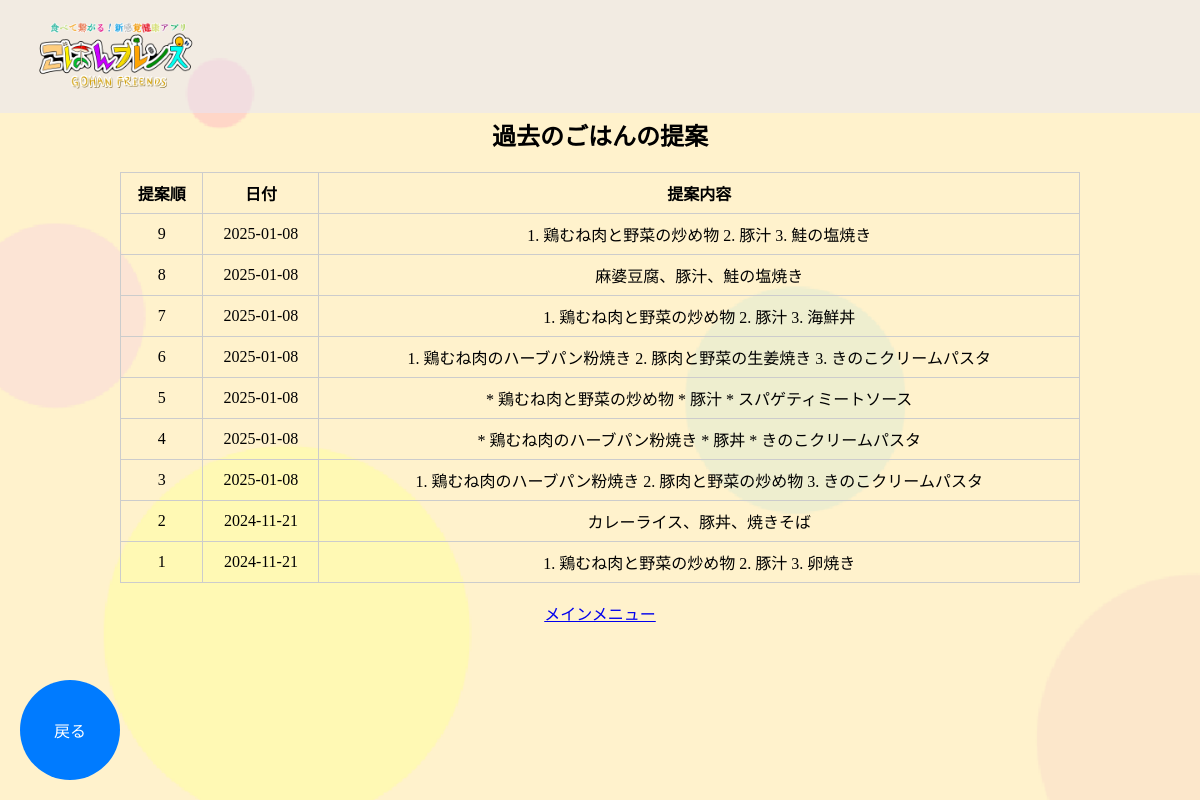
Page /sugg/sugg_hist on the earlier database version.
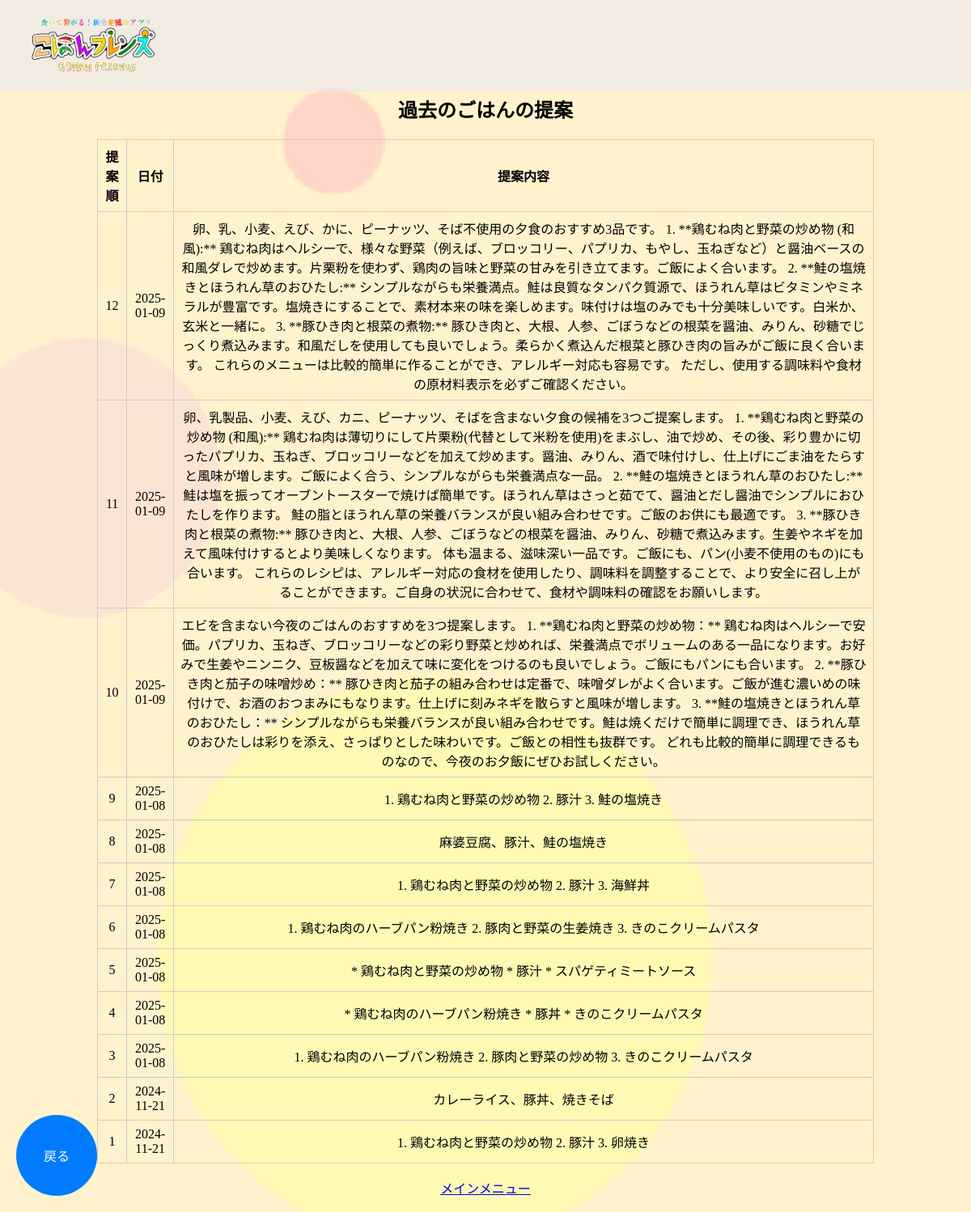
Same page on the later database version.
### tables this page shows
CREATE TABLE HISTORY (
    SUGG_ID INTEGER PRIMARY KEY AUTOINCREMENT,
    DAY DATE DEFAULT CURRENT_DATE,
    SUGG_txt VARCHAR(100)
, ACCOUNT_ID INTEGER NOT NULL DEFAULT 0);

### app.py (the view)
@app.route('/sugg/sugg_hist')
def sugg_hist():
    history = get_history()
    return render_template('sugg/sugg_hist.html', history=history)

### app.py (called while the page is built)
def get_db():
    conn = sqlite3.connect(DATABASE)
    return conn

@app.context_processor
def inject_account_info():
    return {
        'account_name': session.get('account_name'),
        'account_id': session.get('account_id')
    }

def get_history():
    conn = get_db()
    cursor = conn.cursor()
    cursor.execute("SELECT SUGG_ID, DAY, SUGG_txt FROM HISTORY ORDER BY SUGG_ID DESC")
    rows = cursor.fetchall()
    conn.close()
    return rows

### templates/sugg/sugg_hist.html (shortened to what this page needs)
{% extends 'base.html' %}
{% block content %}
<div class="main-contents">
    <h2 class="txt-center">過去のごはんの提案</h2>
    <div class="history-container">
        {% if history %}
            <table>
                <thead>
                    <tr>
                        <th>提案順</th>
                        <th>日付</th>
                        <th>提案内容</th>
                    </tr>
                </thead>
                <tbody>
                    {% for sugg in history %}
                        <tr>
                            <td>{{ sugg[0] }}</td>
                            <td>{{ sugg[1] }}</td>
                            <td>{{ sugg[2] }}</td>
                        </tr>
                    {% endfor %}
                </tbody>
            </table>
        {% else %}
            <p>過去の提案はまだありません。</p>
        {% endif %}
    </div>
    <div class="back-button-container">
        <button onclick="location.href='{{ url_for('sugg_menu') }}';" class="back-button">戻る</button>
    </div>
</div>
<br>
<div class="txt-center">
    <a href="{{ url_for('mainmenu') }}">メインメニュー</a>
</div>
<br>
{% endblock %}

### templates/base.html (shortened to what this page needs)
<!DOCTYPE html>
<html lang="ja">
<head>
    <link rel="stylesheet" href="../../static/css/style.css">
</head>
<body background="{{ url_for('static', filename='img/background.png') }}" class="kabegami">
    <header class="clearfix">
        <img src="{{ url_for('static', filename='img/title.png') }}" class="header-logo">
    </header>
    <main>
        {% block content %}{% endblock %}
    </main>
</body>
</html>

### static/css/style.css (style rules this page uses)
html, body { margin: 0; padding: 0; box-sizing: border-box; height: 100%; }
.kabegami { background-size: cover; }
header { display: flex; align-items: center; background-color: rgb(230,230,250,0.5); }
.header-logo { width: 200px; margin-left: 20px; margin-right: 20px; }
.clearfix::after { content: ""; clear: both; display: table; }
.back-button-container { position: fixed; bottom: 20px; left: 20px; }
.back-button-container button { width: 100px; height: 100px; border-radius: 50%; border: none; background-color: #007BFF; color: white; font-size: 16px; display: flex; justify-content: center; align-items: center; cursor: pointer; transition: background-color 0.3s; }
.main-contents { padding-top: 70px; }
table { border-collapse: collapse; width: 80%; }
th, td { border: 1px solid #ccc; padding: 8px; text-align: center; }
.txt-center { text-align: center; }
.history-container { display: flex; justify-content: center; }

Differences in the rows shown:
added HISTORY: SUGG_ID "12", DAY "2025-01-09", SUGG_txt "卵、乳、小麦、えび、かに、ピーナッツ、そば不使用の夕食のおすすめ3品です。 1. **鶏むね肉と野菜の炒め物 (和風):** 鶏むね肉はヘルシーで、様々な野菜（例えば、ブロッコリー、パプリカ、もやし、玉ねぎなど）と醤油ベースの和風ダレで炒めます。片栗粉を使わず、鶏肉の旨味と野菜の甘みを引き立てます。ご飯によく合います。 2. **鮭の塩焼きとほうれん草のおひたし:** シンプルながらも栄養満点。鮭は良質なタンパク質源で、ほうれん草はビタミンやミネラルが豊富です。塩焼きにすることで、素材本来の味を楽しめます。味付けは塩のみでも十分美味しいです。白米か、玄米と一緒に。 3. **豚ひき肉と根菜の煮物:** 豚ひき肉と、大根、人参、ごぼうなどの根菜を醤油、みりん、砂糖でじっくり煮込みます。和風だしを使用しても良いでしょう。柔らかく煮込んだ根菜と豚ひき肉の旨みがご飯に良く合います。 これらのメニューは比較的簡単に作ることができ、アレルギー対応も容易です。 ただし、使用する調味料や食材の原材料表示を必ずご確認ください。"
added HISTORY: SUGG_ID "11", DAY "2025-01-09", SUGG_txt "卵、乳製品、小麦、えび、カニ、ピーナッツ、そばを含まない夕食の候補を3つご提案します。 1. **鶏むね肉と野菜の炒め物 (和風):** 鶏むね肉は薄切りにして片栗粉(代替として米粉を使用)をまぶし、油で炒め、その後、彩り豊かに切ったパプリカ、玉ねぎ、ブロッコリーなどを加えて炒めます。醤油、みりん、酒で味付けし、仕上げにごま油をたらすと風味が増します。ご飯によく合う、シンプルながらも栄養満点な一品。 2. **鮭の塩焼きとほうれん草のおひたし:** 鮭は塩を振ってオーブントースターで焼けば簡単です。ほうれん草はさっと茹でて、醤油とだし醤油でシンプルにおひたしを作ります。 鮭の脂とほうれん草の栄養バランスが良い組み合わせです。ご飯のお供にも最適です。 3. **豚ひき肉と根菜の煮物:** 豚ひき肉と、大根、人参、ごぼうなどの根菜を醤油、みりん、砂糖で煮込みます。生姜やネギを加えて風味付けするとより美味しくなります。 体も温まる、滋味深い一品です。ご飯にも、パン(小麦不使用のもの)にも合います。 これらのレシピは、アレルギー対応の食材を使用したり、調味料を調整することで、より安全に召し上がることができます。ご自身の状況に合わせて、食材や調味料の確認をお願いします。"
added HISTORY: SUGG_ID "10", DAY "2025-01-09", SUGG_txt "エビを含まない今夜のごはんのおすすめを3つ提案します。 1. **鶏むね肉と野菜の炒め物：** 鶏むね肉はヘルシーで安価。パプリカ、玉ねぎ、ブロッコリーなどの彩り野菜と炒めれば、栄養満点でボリュームのある一品になります。お好みで生姜やニンニク、豆板醤などを加えて味に変化をつけるのも良いでしょう。ご飯にもパンにも合います。 2. **豚ひき肉と茄子の味噌炒め：** 豚ひき肉と茄子の組み合わせは定番で、味噌ダレがよく合います。ご飯が進む濃いめの味付けで、お酒のおつまみにもなります。仕上げに刻みネギを散らすと風味が増します。 3. **鮭の塩焼きとほうれん草のおひたし：** シンプルながらも栄養バランスが良い組み合わせです。鮭は焼くだけで簡単に調理でき、ほうれん草のおひたしは彩りを添え、さっぱりとした味わいです。ご飯との相性も抜群です。 どれも比較的簡単に調理できるものなので、今夜のお夕飯にぜひお試しください。"
